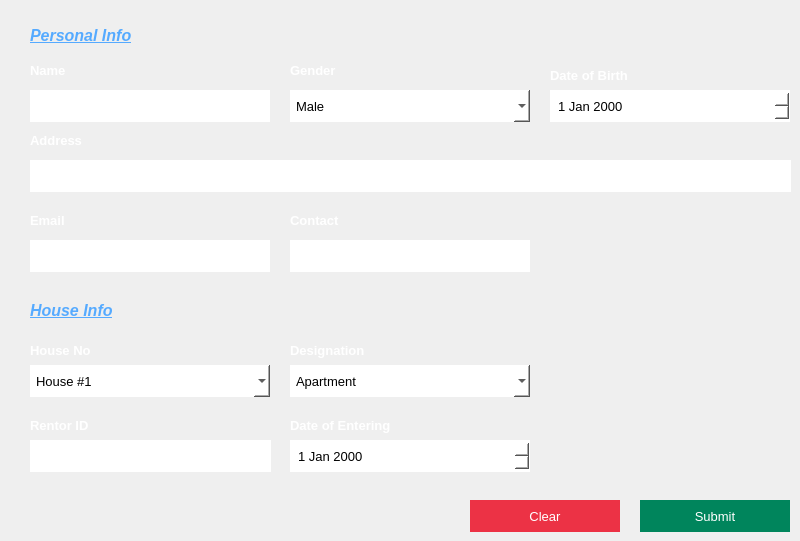
    <widget class="QWidget" name="addEmpWidget">
     <widget class="QLineEdit" name="empName">
      <property name="geometry">
       <rect>
        <x>30</x>
        <y>90</y>
        <width>240</width>
        <height>32</height>
       </rect>
      </property>
      <property name="font">
       <font>
        <family>Arial</family>
        <pointsize>10</pointsize>
       </font>
      </property>
      <property name="styleSheet">
       <string notr="true">#empName
{
	background:white;
	color:black;
	border:none;
	padding-left:6px;
}</string>
      </property>
     </widget>
     <widget class="QLabel" name="id">
      <property name="geometry">
       <rect>
        <x>30</x>
        <y>55</y>
        <width>151</width>
        <height>31</height>
       </rect>
      </property>
      <property name="font">
       <font>
        <pointsize>10</pointsize>
        <bold>true</bold>
       </font>
      </property>
      <property name="text">
       <string>&lt;html&gt;&lt;head/&gt;&lt;body&gt;&lt;p&gt;&lt;span style=&quot; color:#ffffff;&quot;&gt;Name&lt;/span&gt;&lt;/p&gt;&lt;/body&gt;&lt;/html&gt;</string>
      </property>
     </widget>
     <widget class="QLabel" name="label_18">
      <property name="geometry">
       <rect>
        <x>30</x>
        <y>20</y>
        <width>241</width>
        <height>31</height>
       </rect>
      </property>
      <property name="font">
       <font>
        <family>Arial</family>
        <pointsize>12</pointsize>
        <bold>true</bold>
       </font>
      </property>
      <property name="text">
       <string>&lt;html&gt;&lt;head/&gt;&lt;body&gt;&lt;p&gt;&lt;span style=&quot; font-style:italic; text-decoration: underline; color:#55aaff;&quot;&gt;Personal Info&lt;/span&gt;&lt;/p&gt;&lt;/body&gt;&lt;/html&gt;</string>
      </property>
     </widget>
     <widget class="QLabel" name="id_3">
      <property name="geometry">
       <rect>
        <x>550</x>
        <y>65</y>
        <width>141</width>
        <height>21</height>
       </rect>
      </property>
      <property name="font">
       <font>
        <pointsize>10</pointsize>
        <bold>true</bold>
       </font>
      </property>
      <property name="text">
       <string>&lt;html&gt;&lt;head/&gt;&lt;body&gt;&lt;p&gt;&lt;span style=&quot; color:#ffffff;&quot;&gt;Date of Birth&lt;/span&gt;&lt;/p&gt;&lt;/body&gt;&lt;/html&gt;</string>
      </property>
     </widget>
     <widget class="QDateEdit" name="empDOB">
      <property name="geometry">
       <rect>
        <x>550</x>
        <y>90</y>
        <width>240</width>
        <height>32</height>
       </rect>
      </property>
      <property name="font">
       <font>
        <family>Arial</family>
        <pointsize>10</pointsize>
       </font>
      </property>
      <property name="styleSheet">
       <string notr="true">#empDOB
{
	background:white;
	color:black;
	border:none;
	padding-left:6px;
}</string>
      </property>
      <property name="currentSection">
       <enum>QDateTimeEdit::YearSection</enum>
      </property>
     </widget>
     <widget class="QLabel" name="id_4">
      <property name="geometry">
       <rect>
        <x>290</x>
        <y>60</y>
        <width>141</width>
        <height>21</height>
       </rect>
      </property>
      <property name="font">
       <font>
        <pointsize>10</pointsize>
        <bold>true</bold>
       </font>
      </property>
      <property name="text">
       <string>&lt;html&gt;&lt;head/&gt;&lt;body&gt;&lt;p&gt;&lt;span style=&quot; color:#ffffff;&quot;&gt;Gender&lt;/span&gt;&lt;/p&gt;&lt;/body&gt;&lt;/html&gt;</string>
      </property>
     </widget>
     <widget class="QComboBox" name="empGender">
      <property name="geometry">
       <rect>
        <x>290</x>
        <y>90</y>
        <width>240</width>
        <height>32</height>
       </rect>
      </property>
      <property name="font">
       <font>
        <family>Arial</family>
        <pointsize>10</pointsize>
       </font>
      </property>
      <property name="styleSheet">
       <string notr="true">#empGender
{
	background:white;
	color:black;
	border:none;
	padding-left:6px;
}</string>
      </property>
      <item>
       <property name="text">
        <string>Male</string>
       </property>
      </item>
      <item>
       <property name="text">
        <string>Female</string>
       </property>
      </item>
      <item>
       <property name="text">
        <string>Other</string>
       </property>
      </item>
     </widget>
     <widget class="QLabel" name="id_5">
      <property name="geometry">
       <rect>
        <x>30</x>
        <y>210</y>
        <width>141</width>
        <height>21</height>
       </rect>
      </property>
      <property name="font">
       <font>
        <pointsize>10</pointsize>
        <bold>true</bold>
       </font>
      </property>
      <property name="text">
       <string>&lt;html&gt;&lt;head/&gt;&lt;body&gt;&lt;p&gt;&lt;span style=&quot; color:#ffffff;&quot;&gt;Email&lt;/span&gt;&lt;/p&gt;&lt;/body&gt;&lt;/html&gt;</string>
      </property>
     </widget>
     <widget class="QLineEdit" name="empEmail">
      <property name="geometry">
       <rect>
        <x>30</x>
        <y>240</y>
        <width>240</width>
        <height>32</height>
       </rect>
      </property>
      <property name="font">
       <font>
        <family>Arial</family>
        <pointsize>10</pointsize>
       </font>
      </property>
      <property name="styleSheet">
       <string notr="true">#empEmail
{
	background:white;
	color:black;
	border:none;
	padding-left:6px;
}</string>
      </property>
     </widget>
     <widget class="QLineEdit" name="empPhone">
      <property name="geometry">
       <rect>
        <x>290</x>
        <y>240</y>
        <width>240</width>
        <height>32</height>
       </rect>
      </property>
      <property name="font">
       <font>
        <family>Arial</family>
        <pointsize>10</pointsize>
       </font>
      </property>
      <property name="styleSheet">
       <string notr="true">#empPhone
{
	background:white;
	color:black;
	border:none;
	padding-left:6px;
}</string>
      </property>
     </widget>
     <widget class="QLabel" name="id_6">
      <property name="geometry">
       <rect>
        <x>290</x>
        <y>210</y>
        <width>141</width>
        <height>21</height>
       </rect>
      </property>
      <property name="font">
       <font>
        <pointsize>10</pointsize>
        <bold>true</bold>
       </font>
      </property>
      <property name="text">
       <string>&lt;html&gt;&lt;head/&gt;&lt;body&gt;&lt;p&gt;&lt;span style=&quot; color:#ffffff;&quot;&gt;Contact&lt;/span&gt;&lt;/p&gt;&lt;/body&gt;&lt;/html&gt;</string>
      </property>
     </widget>
     <widget class="QLineEdit" name="empAddress">
      <property name="geometry">
       <rect>
        <x>30</x>
        <y>160</y>
        <width>761</width>
        <height>32</height>
       </rect>
      </property>
      <property name="font">
       <font>
        <family>Arial</family>
        <pointsize>10</pointsize>
       </font>
      </property>
      <property name="styleSheet">
       <string notr="true">#empAddress
{
	background:white;
	color:black;
	border:none;
	padding-left:6px;
}</string>
      </property>
     </widget>
     <widget class="QLabel" name="id_7">
      <property name="geometry">
       <rect>
        <x>30</x>
        <y>130</y>
        <width>141</width>
        <height>21</height>
       </rect>
      </property>
      <property name="font">
       <font>
        <pointsize>10</pointsize>
        <bold>true</bold>
       </font>
      </property>
      <property name="text">
       <string>&lt;html&gt;&lt;head/&gt;&lt;body&gt;&lt;p&gt;&lt;span style=&quot; color:#ffffff;&quot;&gt;Address&lt;/span&gt;&lt;/p&gt;&lt;/body&gt;&lt;/html&gt;</string>
      </property>
     </widget>
     <widget class="QLabel" name="id_8">
      <property name="geometry">
       <rect>
        <x>290</x>
        <y>415</y>
        <width>141</width>
        <height>21</height>
       </rect>
      </property>
      <property name="font">
       <font>
        <pointsize>10</pointsize>
        <bold>true</bold>
       </font>
      </property>
      <property name="text">
       <string>&lt;html&gt;&lt;head/&gt;&lt;body&gt;&lt;p&gt;&lt;span style=&quot; color:#ffffff;&quot;&gt;Date of Entering&lt;/span&gt;&lt;/p&gt;&lt;/body&gt;&lt;/html&gt;</string>
      </property>
     </widget>
     <widget class="QLabel" name="id_9">
      <property name="geometry">
       <rect>
        <x>30</x>
        <y>415</y>
        <width>141</width>
        <height>21</height>
       </rect>
      </property>
      <property name="font">
       <font>
        <pointsize>10</pointsize>
        <bold>true</bold>
       </font>
      </property>
      <property name="text">
       <string>&lt;html&gt;&lt;head/&gt;&lt;body&gt;&lt;p&gt;&lt;span style=&quot; color:#ffffff;&quot;&gt;Rentor ID&lt;/span&gt;&lt;/p&gt;&lt;/body&gt;&lt;/html&gt;</string>
      </property>
     </widget>
     <widget class="QLineEdit" name="empID">
      <property name="enabled">
       <bool>false</bool>
      </property>
      <property name="geometry">
       <rect>
        <x>30</x>
        <y>440</y>
        <width>201</width>
        <height>32</height>
       </rect>
      </property>
      <property name="font">
       <font>
        <family>Arial</family>
        <pointsize>10</pointsize>
       </font>
      </property>
      <property name="styleSheet">
       <string notr="true">#empID
{
	background:white;
	color:black;
	border:none;
	padding-left:6px;
}</string>
      </property>
     </widget>
     <widget class="QComboBox" name="empDept">
      <property name="geometry">
       <rect>
        <x>30</x>
        <y>365</y>
        <width>240</width>
        <height>32</height>
       </rect>
      </property>
      <property name="font">
       <font>
        <family>Arial</family>
        <pointsize>10</pointsize>
       </font>
      </property>
      <property name="styleSheet">
       <string notr="true">#empDept
{
	background:white;
	color:black;
	border:none;
	padding-left:6px;
}</string>
      </property>
      <item>
       <property name="text">
        <string>House #1</string>
       </property>
      </item>
      <item>
       <property name="text">
        <string>House #2</string>
       </property>
      </item>
      <item>
       <property name="text">
        <string>House #3</string>
       </property>
      </item>
      <item>
       <property name="text">
        <string>House #4</string>
       </property>
      </item>
      <item>
       <property name="text">
        <string>House #5</string>
       </property>
      </item>
      <item>
       <property name="text">
        <string>House #6</string>
       </property>
      </item>
      <item>
       <property name="text">
        <string>House #7</string>
       </property>
      </item>
      <item>
       <property name="text">
        <string>House #8</string>
       </property>
      </item>
      <item>
       <property name="text">
        <string>House #9</string>
       </property>
      </item>
      <item>
       <property name="text">
        <string>House #10</string>
       </property>
      </item>
      <item>
       <property name="text">
        <string>House #11</string>
       </property>
      </item>
      <item>
       <property name="text">
        <string>House #12</string>
       </property>
      </item>
      <item>
       <property name="text">
        <string>House #13</string>
       </property>
      </item>
      <item>
       <property name="text">
        <string>House #14</string>
       </property>
      </item>
      <item>
       <property name="text">
        <string>House #15</string>
       </property>
      </item>
      <item>
       <property name="text">
        <string>House #16</string>
       </property>
      </item>
      <item>
       <property name="text">
        <string>House #17</string>
       </property>
      </item>
      <item>
       <property name="text">
        <string>House #18</string>
       </property>
      </item>
     </widget>
     <widget class="QDateEdit" name="empDOJ">
      <property name="geometry">
       <rect>
        <x>290</x>
        <y>440</y>
        <width>240</width>
        <height>32</height>
       </rect>
      </property>
      <property name="font">
       <font>
        <family>Arial</family>
        <pointsize>10</pointsize>
       </font>
      </property>
      <property name="styleSheet">
       <string notr="true">#empDOJ
{
	background:white;
	color:black;
	border:none;
	padding-left:6px;
}</string>
      </property>
     </widget>
     <widget class="QLabel" name="id_12">
      <property name="geometry">
       <rect>
        <x>30</x>
        <y>340</y>
        <width>141</width>
        <height>21</height>
       </rect>
      </property>
      <property name="font">
       <font>
        <pointsize>10</pointsize>
        <bold>true</bold>
       </font>
      </property>
      <property name="text">
       <string>&lt;html&gt;&lt;head/&gt;&lt;body&gt;&lt;p&gt;&lt;span style=&quot; color:#ffffff;&quot;&gt;House No&lt;/span&gt;&lt;/p&gt;&lt;/body&gt;&lt;/html&gt;</string>
      </property>
     </widget>
     <widget class="QLabel" name="label_19">
      <property name="geometry">
       <rect>
        <x>30</x>
        <y>295</y>
        <width>241</width>
        <height>31</height>
       </rect>
      </property>
      <property name="font">
       <font>
        <family>Arial</family>
        <pointsize>12</pointsize>
        <bold>true</bold>
       </font>
      </property>
      <property name="text">
       <string>&lt;html&gt;&lt;head/&gt;&lt;body&gt;&lt;p&gt;&lt;span style=&quot; font-style:italic; text-decoration: underline; color:#55aaff;&quot;&gt;House Info&lt;/span&gt;&lt;/p&gt;&lt;/body&gt;&lt;/html&gt;</string>
      </property>
     </widget>
     <widget class="QComboBox" name="empDesig">
      <property name="geometry">
       <rect>
        <x>290</x>
        <y>365</y>
        <width>240</width>
        <height>32</height>
       </rect>
      </property>
      <property name="font">
       <font>
        <family>Arial</family>
        <pointsize>10</pointsize>
       </font>
      </property>
      <property name="styleSheet">
       <string notr="true">#empDesig
{
	background:white;
	color:black;
	border:none;
	padding-left:6px;
}</string>
      </property>
      <item>
       <property name="text">
        <string>Apartment</string>
       </property>
      </item>
      <item>
       <property name="text">
        <string>Pad</string>
       </property>
      </item>
     </widget>
     <widget class="QLabel" name="id_14">
      <property name="geometry">
       <rect>
        <x>290</x>
        <y>340</y>
        <width>141</width>
        <height>21</height>
       </rect>
      </property>
      <property name="font">
       <font>
        <pointsize>10</pointsize>
        <bold>true</bold>
       </font>
      </property>
      <property name="text">
       <string>&lt;html&gt;&lt;head/&gt;&lt;body&gt;&lt;p&gt;&lt;span style=&quot; color:#ffffff;&quot;&gt;Designation&lt;/span&gt;&lt;/p&gt;&lt;/body&gt;&lt;/html&gt;</string>
      </property>
     </widget>
     <widget class="QPushButton" name="pushButton_6">
      <property name="geometry">
       <rect>
        <x>470</x>
        <y>500</y>
        <width>150</width>
        <height>32</height>
       </rect>
      </property>
      <property name="font">
       <font>
        <pointsize>10</pointsize>
       </font>
      </property>
      <property name="cursor">
       <cursorShape>PointingHandCursor</cursorShape>
      </property>
      <property name="focusPolicy">
       <enum>Qt::TabFocus</enum>
      </property>
      <property name="styleSheet">
       <string notr="true">#pushButton_6
{
	background:#EC3245;
	border:none;
	color:white;
}

#pushButton_6:hover
{
	background:#2d2d2d;
	border:2px solid #EC3245;
	color:#EC3245;
}</string>
      </property>
      <property name="text">
       <string>Clear</string>
      </property>
     </widget>
     <widget class="QPushButton" name="pushButton_5">
      <property name="geometry">
       <rect>
        <x>640</x>
        <y>500</y>
        <width>150</width>
        <height>32</height>
       </rect>
      </property>
      <property name="font">
       <font>
        <pointsize>10</pointsize>
       </font>
      </property>
      <property name="cursor">
       <cursorShape>PointingHandCursor</cursorShape>
      </property>
      <property name="focusPolicy">
       <enum>Qt::TabFocus</enum>
      </property>
      <property name="styleSheet">
       <string notr="true">#pushButton_5
{
	background:#00855C;
	border:none;
	color:white;
}

#pushButton_5:hover
{
	background:#2D2D2D;
	border:2px solid #00855C;
	color:#00855C;
}</string>
      </property>
      <property name="text">
       <string>Submit</string>
      </property>
     </widget>
     <widget class="QPushButton" name="pushButton_2">
      <property name="geometry">
       <rect>
        <x>230</x>
        <y>440</y>
        <width>41</width>
        <height>32</height>
       </rect>
      </property>
      <property name="cursor">
       <cursorShape>PointingHandCursor</cursorShape>
      </property>
      <property name="styleSheet">
       <string notr="true">#pushButton_2
{
	border:none;
	background:white;
}</string>
      </property>
      <property name="text">
       <string/>
      </property>
      <property name="icon">
       <iconset resource="resources.qrc">
        <normaloff>:/Images/id_card.png</normaloff>:/Images/id_card.png</iconset>
      </property>
      <property name="iconSize">
       <size>
        <width>32</width>
        <height>32</height>
       </size>
      </property>
     </widget>
    </widget>
